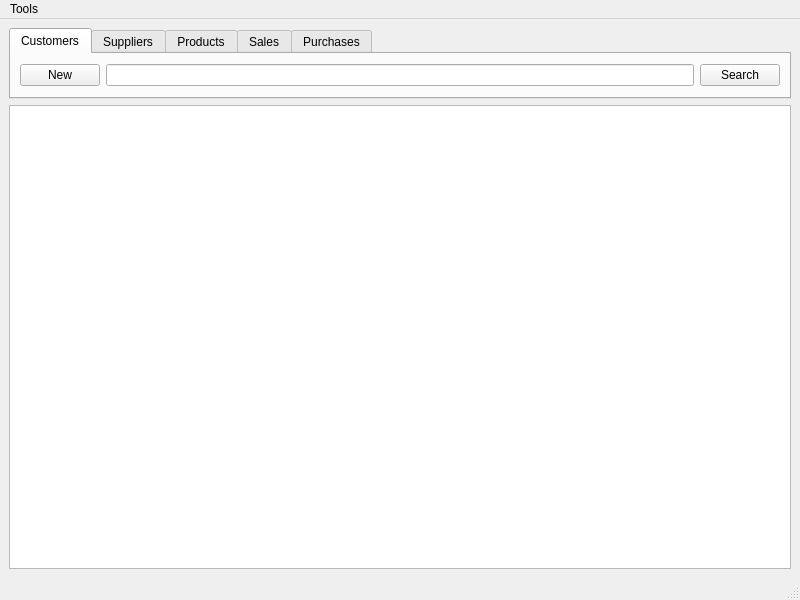
<?xml version="1.0" encoding="UTF-8"?>
<ui version="4.0">
 <class>MainWindow</class>
 <widget class="QMainWindow" name="MainWindow">
  <property name="geometry">
   <rect>
    <x>0</x>
    <y>0</y>
    <width>800</width>
    <height>600</height>
   </rect>
  </property>
  <property name="windowTitle">
   <string>PySimpleSale</string>
  </property>
  <property name="windowIcon">
   <iconset>
    <normaloff>../data/icons/logo.svg</normaloff>../data/icons/logo.svg</iconset>
  </property>
  <widget class="QWidget" name="centralwidget">
   <layout class="QVBoxLayout" name="verticalLayout">
    <item>
     <widget class="QTabWidget" name="tabWidget">
      <property name="sizePolicy">
       <sizepolicy hsizetype="Expanding" vsizetype="Maximum">
        <horstretch>0</horstretch>
        <verstretch>0</verstretch>
       </sizepolicy>
      </property>
      <property name="currentIndex">
       <number>0</number>
      </property>
      <property name="iconSize">
       <size>
        <width>32</width>
        <height>32</height>
       </size>
      </property>
      <widget class="QWidget" name="customersTab">
       <attribute name="icon">
        <iconset>
         <normaloff>../data/icons/customer.svg</normaloff>../data/icons/customer.svg</iconset>
       </attribute>
       <attribute name="title">
        <string>Customers</string>
       </attribute>
       <layout class="QHBoxLayout" name="horizontalLayout_2">
        <item>
         <widget class="QPushButton" name="newCustomerBtn">
          <property name="text">
           <string>New</string>
          </property>
         </widget>
        </item>
        <item>
         <widget class="QLineEdit" name="searchCustomerLineEdit"/>
        </item>
        <item>
         <widget class="QPushButton" name="searchCustomerBtn">
          <property name="text">
           <string>Search</string>
          </property>
         </widget>
        </item>
       </layout>
      </widget>
      <widget class="QWidget" name="suppliersTab">
       <attribute name="icon">
        <iconset>
         <normaloff>../data/icons/supplier.svg</normaloff>../data/icons/supplier.svg</iconset>
       </attribute>
       <attribute name="title">
        <string>Suppliers</string>
       </attribute>
       <layout class="QHBoxLayout" name="horizontalLayout_3">
        <item>
         <widget class="QPushButton" name="pushButton">
          <property name="text">
           <string>New</string>
          </property>
         </widget>
        </item>
        <item>
         <widget class="QLineEdit" name="lineEdit"/>
        </item>
        <item>
         <widget class="QPushButton" name="pushButton_2">
          <property name="text">
           <string>Search</string>
          </property>
         </widget>
        </item>
       </layout>
      </widget>
      <widget class="QWidget" name="productsTab">
       <attribute name="icon">
        <iconset>
         <normaloff>../data/icons/product.svg</normaloff>../data/icons/product.svg</iconset>
       </attribute>
       <attribute name="title">
        <string>Products</string>
       </attribute>
       <layout class="QHBoxLayout" name="horizontalLayout">
        <item>
         <widget class="QPushButton" name="newProductBtn">
          <property name="text">
           <string>New</string>
          </property>
         </widget>
        </item>
        <item>
         <widget class="QLineEdit" name="searchProductLineEdit"/>
        </item>
        <item>
         <widget class="QPushButton" name="searchProductBtn">
          <property name="text">
           <string>Search</string>
          </property>
         </widget>
        </item>
       </layout>
      </widget>
      <widget class="QWidget" name="salesTab">
       <attribute name="icon">
        <iconset>
         <normaloff>../data/icons/sale.svg</normaloff>../data/icons/sale.svg</iconset>
       </attribute>
       <attribute name="title">
        <string>Sales</string>
       </attribute>
       <layout class="QHBoxLayout" name="horizontalLayout_4">
        <item>
         <widget class="QPushButton" name="newSaleBtn">
          <property name="text">
           <string>New</string>
          </property>
         </widget>
        </item>
        <item>
         <widget class="QLineEdit" name="searchSaleLineEdit"/>
        </item>
        <item>
         <widget class="QPushButton" name="searchSaleBtn">
          <property name="text">
           <string>Search</string>
          </property>
         </widget>
        </item>
        <item>
         <widget class="QDateEdit" name="searchSaleDateEdit">
          <property name="calendarPopup">
           <bool>true</bool>
          </property>
         </widget>
        </item>
       </layout>
      </widget>
      <widget class="QWidget" name="purchasesTab">
       <attribute name="icon">
        <iconset>
         <normaloff>../data/icons/purchase.svg</normaloff>../data/icons/purchase.svg</iconset>
       </attribute>
       <attribute name="title">
        <string>Purchases</string>
       </attribute>
       <layout class="QHBoxLayout" name="horizontalLayout_5">
        <item>
         <widget class="QPushButton" name="newPurchaseBtn">
          <property name="text">
           <string>New</string>
          </property>
         </widget>
        </item>
        <item>
         <widget class="QLineEdit" name="searchPurchaseLineEdit"/>
        </item>
        <item>
         <widget class="QPushButton" name="searchPurchaseBtn">
          <property name="text">
           <string>Search</string>
          </property>
         </widget>
        </item>
        <item>
         <widget class="QDateEdit" name="searchPurchaseDateEdit"/>
        </item>
       </layout>
      </widget>
     </widget>
    </item>
    <item>
     <widget class="QTableView" name="tableView">
      <property name="contextMenuPolicy">
       <enum>Qt::CustomContextMenu</enum>
      </property>
      <property name="editTriggers">
       <set>QAbstractItemView::NoEditTriggers</set>
      </property>
      <property name="selectionMode">
       <enum>QAbstractItemView::SingleSelection</enum>
      </property>
      <property name="selectionBehavior">
       <enum>QAbstractItemView::SelectRows</enum>
      </property>
      <property name="sortingEnabled">
       <bool>true</bool>
      </property>
     </widget>
    </item>
   </layout>
  </widget>
  <widget class="QMenuBar" name="menubar">
   <property name="geometry">
    <rect>
     <x>0</x>
     <y>0</y>
     <width>800</width>
     <height>22</height>
    </rect>
   </property>
   <widget class="QMenu" name="menuTools">
    <property name="title">
     <string>Tools</string>
    </property>
    <addaction name="actionUnits_of_Measurement"/>
    <addaction name="actionCountries"/>
   </widget>
   <addaction name="menuTools"/>
  </widget>
  <widget class="QStatusBar" name="statusbar"/>
  <action name="actionEditItem">
   <property name="text">
    <string>Edit Item</string>
   </property>
   <property name="toolTip">
    <string>Edit Item</string>
   </property>
  </action>
  <action name="actionDeleteItem">
   <property name="text">
    <string>Delete Item</string>
   </property>
   <property name="shortcut">
    <string>Del</string>
   </property>
  </action>
  <action name="actionUnits_of_Measurement">
   <property name="text">
    <string>Units of Measurement</string>
   </property>
  </action>
  <action name="actionCountries">
   <property name="text">
    <string>Locations (Countries, States and Cities)</string>
   </property>
  </action>
 </widget>
 <resources/>
 <connections>
  <connection>
   <sender>searchCustomerLineEdit</sender>
   <signal>returnPressed()</signal>
   <receiver>searchCustomerBtn</receiver>
   <slot>click()</slot>
   <hints>
    <hint type="sourcelabel">
     <x>128</x>
     <y>96</y>
    </hint>
    <hint type="destinationlabel">
     <x>722</x>
     <y>96</y>
    </hint>
   </hints>
  </connection>
  <connection>
   <sender>searchProductLineEdit</sender>
   <signal>returnPressed()</signal>
   <receiver>searchProductBtn</receiver>
   <slot>click()</slot>
   <hints>
    <hint type="sourcelabel">
     <x>128</x>
     <y>96</y>
    </hint>
    <hint type="destinationlabel">
     <x>722</x>
     <y>96</y>
    </hint>
   </hints>
  </connection>
  <connection>
   <sender>newProductBtn</sender>
   <signal>clicked()</signal>
   <receiver>MainWindow</receiver>
   <slot>newProduct()</slot>
   <hints>
    <hint type="sourcelabel">
     <x>43</x>
     <y>95</y>
    </hint>
    <hint type="destinationlabel">
     <x>82</x>
     <y>298</y>
    </hint>
   </hints>
  </connection>
  <connection>
   <sender>newCustomerBtn</sender>
   <signal>clicked()</signal>
   <receiver>MainWindow</receiver>
   <slot>newCustomer()</slot>
   <hints>
    <hint type="sourcelabel">
     <x>43</x>
     <y>95</y>
    </hint>
    <hint type="destinationlabel">
     <x>67</x>
     <y>299</y>
    </hint>
   </hints>
  </connection>
  <connection>
   <sender>lineEdit</sender>
   <signal>returnPressed()</signal>
   <receiver>pushButton_2</receiver>
   <slot>click()</slot>
   <hints>
    <hint type="sourcelabel">
     <x>128</x>
     <y>96</y>
    </hint>
    <hint type="destinationlabel">
     <x>722</x>
     <y>96</y>
    </hint>
   </hints>
  </connection>
  <connection>
   <sender>actionEditItem</sender>
   <signal>triggered()</signal>
   <receiver>MainWindow</receiver>
   <slot>editItem()</slot>
   <hints>
    <hint type="sourcelabel">
     <x>-1</x>
     <y>-1</y>
    </hint>
    <hint type="destinationlabel">
     <x>399</x>
     <y>299</y>
    </hint>
   </hints>
  </connection>
  <connection>
   <sender>tableView</sender>
   <signal>doubleClicked(QModelIndex)</signal>
   <receiver>MainWindow</receiver>
   <slot>doubleClickedTableView(QModelIndex)</slot>
   <hints>
    <hint type="sourcelabel">
     <x>437</x>
     <y>247</y>
    </hint>
    <hint type="destinationlabel">
     <x>798</x>
     <y>229</y>
    </hint>
   </hints>
  </connection>
  <connection>
   <sender>tabWidget</sender>
   <signal>currentChanged(int)</signal>
   <receiver>MainWindow</receiver>
   <slot>setUpTableView()</slot>
   <hints>
    <hint type="sourcelabel">
     <x>550</x>
     <y>57</y>
    </hint>
    <hint type="destinationlabel">
     <x>591</x>
     <y>123</y>
    </hint>
   </hints>
  </connection>
  <connection>
   <sender>tableView</sender>
   <signal>customContextMenuRequested(QPoint)</signal>
   <receiver>MainWindow</receiver>
   <slot>customContextMenuRequestedTableView()</slot>
   <hints>
    <hint type="sourcelabel">
     <x>351</x>
     <y>240</y>
    </hint>
    <hint type="destinationlabel">
     <x>417</x>
     <y>125</y>
    </hint>
   </hints>
  </connection>
  <connection>
   <sender>actionDeleteItem</sender>
   <signal>triggered()</signal>
   <receiver>MainWindow</receiver>
   <slot>deleteItem()</slot>
   <hints>
    <hint type="sourcelabel">
     <x>-1</x>
     <y>-1</y>
    </hint>
    <hint type="destinationlabel">
     <x>399</x>
     <y>299</y>
    </hint>
   </hints>
  </connection>
  <connection>
   <sender>searchProductBtn</sender>
   <signal>clicked()</signal>
   <receiver>MainWindow</receiver>
   <slot>setUpTableView()</slot>
   <hints>
    <hint type="sourcelabel">
     <x>762</x>
     <y>104</y>
    </hint>
    <hint type="destinationlabel">
     <x>770</x>
     <y>126</y>
    </hint>
   </hints>
  </connection>
 </connections>
 <slots>
  <slot>newProduct()</slot>
  <slot>newCustomer()</slot>
  <slot>doubleClickedTableView(QModelIndex)</slot>
  <slot>setUpTableView()</slot>
  <slot>customContextMenuRequestedTableView()</slot>
  <slot>deleteItem()</slot>
 </slots>
</ui>
